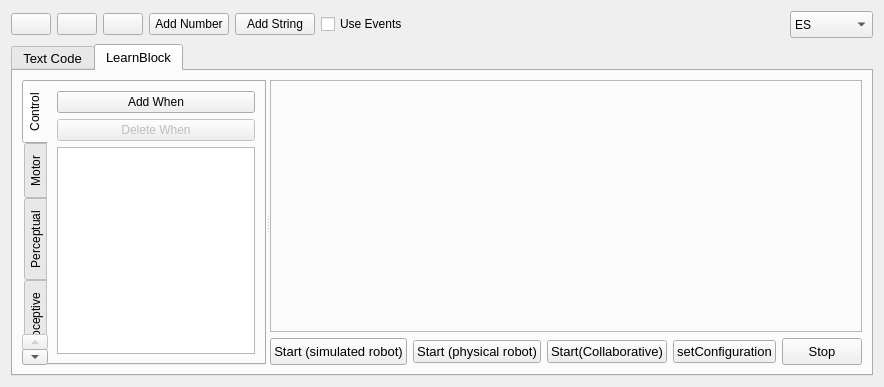
<?xml version="1.0" encoding="UTF-8"?>
<ui version="4.0">
 <class>tabs</class>
 <widget class="QWidget" name="tabs">
  <property name="geometry">
   <rect>
    <x>0</x>
    <y>0</y>
    <width>884</width>
    <height>387</height>
   </rect>
  </property>
  <property name="windowTitle">
   <string>Form</string>
  </property>
  <layout class="QVBoxLayout" name="verticalLayout_14">
   <item>
    <layout class="QHBoxLayout" name="horizontalLayout_2">
     <property name="bottomMargin">
      <number>0</number>
     </property>
     <item>
      <widget class="QPushButton" name="openpushButton">
       <property name="text">
        <string/>
       </property>
      </widget>
     </item>
     <item>
      <widget class="QPushButton" name="savepushButton">
       <property name="text">
        <string/>
       </property>
      </widget>
     </item>
     <item>
      <widget class="QPushButton" name="zoompushButton">
       <property name="text">
        <string/>
       </property>
      </widget>
     </item>
     <item>
      <widget class="QPushButton" name="addNumberpushButton">
       <property name="text">
        <string>Add Number</string>
       </property>
      </widget>
     </item>
     <item>
      <widget class="QPushButton" name="addStringpushButton">
       <property name="text">
        <string>Add String</string>
       </property>
      </widget>
     </item>
     <item>
      <widget class="QCheckBox" name="useEventscheckBox">
       <property name="text">
        <string>Use Events</string>
       </property>
      </widget>
     </item>
     <item>
      <spacer name="horizontalSpacer">
       <property name="orientation">
        <enum>Qt::Horizontal</enum>
       </property>
       <property name="sizeHint" stdset="0">
        <size>
         <width>40</width>
         <height>20</height>
        </size>
       </property>
      </spacer>
     </item>
     <item>
      <widget class="QComboBox" name="language">
       <property name="enabled">
        <bool>true</bool>
       </property>
       <property name="minimumSize">
        <size>
         <width>83</width>
         <height>27</height>
        </size>
       </property>
       <property name="maximumSize">
        <size>
         <width>85</width>
         <height>27</height>
        </size>
       </property>
       <item>
        <property name="text">
         <string>ES</string>
        </property>
       </item>
       <item>
        <property name="text">
         <string>EN</string>
        </property>
       </item>
      </widget>
     </item>
    </layout>
   </item>
   <item>
    <widget class="QTabWidget" name="Tabwi">
     <property name="font">
      <font>
       <pointsize>10</pointsize>
      </font>
     </property>
     <property name="whatsThis">
      <string>&lt;html&gt;&lt;head/&gt;&lt;body&gt;&lt;p&gt;H&lt;/p&gt;&lt;p&gt;&lt;br/&gt;&lt;/p&gt;&lt;/body&gt;&lt;/html&gt;</string>
     </property>
     <property name="tabPosition">
      <enum>QTabWidget::North</enum>
     </property>
     <property name="tabShape">
      <enum>QTabWidget::Rounded</enum>
     </property>
     <property name="currentIndex">
      <number>1</number>
     </property>
     <widget class="QWidget" name="program_text">
      <property name="enabled">
       <bool>false</bool>
      </property>
      <attribute name="title">
       <string>Text Code</string>
      </attribute>
      <layout class="QHBoxLayout" name="horizontalLayout">
       <item>
        <layout class="QVBoxLayout" name="verticalLayout_6">
         <item>
          <widget class="QLabel" name="label_3">
           <property name="text">
            <string>Program</string>
           </property>
          </widget>
         </item>
         <item>
          <widget class="QPlainTextEdit" name="textCode"/>
         </item>
        </layout>
       </item>
       <item>
        <layout class="QVBoxLayout" name="verticalLayout_5">
         <item>
          <widget class="QFrame" name="camera">
           <property name="minimumSize">
            <size>
             <width>320</width>
             <height>240</height>
            </size>
           </property>
           <property name="maximumSize">
            <size>
             <width>320</width>
             <height>240</height>
            </size>
           </property>
           <property name="frameShape">
            <enum>QFrame::StyledPanel</enum>
           </property>
           <property name="frameShadow">
            <enum>QFrame::Raised</enum>
           </property>
          </widget>
         </item>
         <item>
          <spacer name="verticalSpacer">
           <property name="orientation">
            <enum>Qt::Vertical</enum>
           </property>
           <property name="sizeHint" stdset="0">
            <size>
             <width>20</width>
             <height>40</height>
            </size>
           </property>
          </spacer>
         </item>
         <item>
          <layout class="QHBoxLayout" name="horizontalLayout_5">
           <item>
            <widget class="QPushButton" name="startTextPushButton">
             <property name="enabled">
              <bool>false</bool>
             </property>
             <property name="text">
              <string>Start</string>
             </property>
            </widget>
           </item>
           <item>
            <widget class="QPushButton" name="stoptextPushButton">
             <property name="enabled">
              <bool>false</bool>
             </property>
             <property name="text">
              <string>Stop</string>
             </property>
            </widget>
           </item>
          </layout>
         </item>
        </layout>
       </item>
      </layout>
     </widget>
     <widget class="QWidget" name="program_visual">
      <attribute name="title">
       <string>LearnBlock</string>
      </attribute>
      <layout class="QVBoxLayout" name="verticalLayout_4">
       <item>
        <widget class="QSplitter" name="splitter">
         <property name="maximumSize">
          <size>
           <width>16777215</width>
           <height>16777215</height>
          </size>
         </property>
         <property name="orientation">
          <enum>Qt::Horizontal</enum>
         </property>
         <widget class="QTabWidget" name="tabWidget_2">
          <property name="enabled">
           <bool>true</bool>
          </property>
          <property name="maximumSize">
           <size>
            <width>500</width>
            <height>16777215</height>
           </size>
          </property>
          <property name="font">
           <font>
            <pointsize>9</pointsize>
            <weight>50</weight>
            <italic>false</italic>
            <bold>false</bold>
            <strikeout>false</strikeout>
            <kerning>true</kerning>
           </font>
          </property>
          <property name="tabPosition">
           <enum>QTabWidget::West</enum>
          </property>
          <property name="currentIndex">
           <number>0</number>
          </property>
          <widget class="QWidget" name="control">
           <attribute name="title">
            <string>Control</string>
           </attribute>
           <layout class="QVBoxLayout" name="verticalLayout_12">
            <item>
             <widget class="QPushButton" name="addWhenpushButton">
              <property name="text">
               <string>Add When</string>
              </property>
             </widget>
            </item>
            <item>
             <widget class="QPushButton" name="deleteWhenpushButton">
              <property name="enabled">
               <bool>false</bool>
              </property>
              <property name="text">
               <string>Delete When</string>
              </property>
             </widget>
            </item>
            <item>
             <widget class="QTableWidget" name="tableControl">
              <property name="showGrid">
               <bool>false</bool>
              </property>
              <property name="gridStyle">
               <enum>Qt::NoPen</enum>
              </property>
             </widget>
            </item>
           </layout>
          </widget>
          <widget class="QWidget" name="move">
           <attribute name="title">
            <string>Motor</string>
           </attribute>
           <layout class="QVBoxLayout" name="verticalLayout_11">
            <item>
             <widget class="QTableWidget" name="tableMotor">
              <property name="showGrid">
               <bool>false</bool>
              </property>
              <property name="gridStyle">
               <enum>Qt::NoPen</enum>
              </property>
             </widget>
            </item>
           </layout>
          </widget>
          <widget class="QWidget" name="sensors">
           <attribute name="title">
            <string>Perceptual</string>
           </attribute>
           <layout class="QVBoxLayout" name="verticalLayout_10">
            <item>
             <widget class="QTableWidget" name="tablePerceptual">
              <property name="showGrid">
               <bool>false</bool>
              </property>
              <property name="gridStyle">
               <enum>Qt::NoPen</enum>
              </property>
             </widget>
            </item>
           </layout>
          </widget>
          <widget class="QWidget" name="operators">
           <attribute name="title">
            <string>Proprioceptive</string>
           </attribute>
           <layout class="QVBoxLayout" name="verticalLayout_9">
            <item>
             <widget class="QTableWidget" name="tablePropioperceptive">
              <property name="showGrid">
               <bool>false</bool>
              </property>
              <property name="gridStyle">
               <enum>Qt::NoPen</enum>
              </property>
             </widget>
            </item>
           </layout>
          </widget>
          <widget class="QWidget" name="vars">
           <attribute name="title">
            <string>Operators</string>
           </attribute>
           <layout class="QVBoxLayout" name="verticalLayout_7">
            <item>
             <widget class="QTableWidget" name="tableOperadores">
              <property name="showGrid">
               <bool>false</bool>
              </property>
              <property name="gridStyle">
               <enum>Qt::NoPen</enum>
              </property>
             </widget>
            </item>
           </layout>
          </widget>
          <widget class="QWidget" name="tab">
           <property name="enabled">
            <bool>true</bool>
           </property>
           <attribute name="title">
            <string>Variables</string>
           </attribute>
           <layout class="QVBoxLayout" name="verticalLayout">
            <item>
             <layout class="QVBoxLayout" name="verticalLayout_2">
              <item>
               <widget class="QPushButton" name="addVarPushButton">
                <property name="enabled">
                 <bool>true</bool>
                </property>
                <property name="text">
                 <string>Add Variable</string>
                </property>
               </widget>
              </item>
              <item>
               <widget class="QPushButton" name="deleteVarPushButton">
                <property name="enabled">
                 <bool>false</bool>
                </property>
                <property name="text">
                 <string>Delete Variable</string>
                </property>
               </widget>
              </item>
              <item>
               <widget class="QPushButton" name="pushButton_6">
                <property name="enabled">
                 <bool>false</bool>
                </property>
                <property name="text">
                 <string>Add List</string>
                </property>
               </widget>
              </item>
             </layout>
            </item>
            <item>
             <widget class="QTableWidget" name="tableVariables">
              <property name="showGrid">
               <bool>false</bool>
              </property>
              <property name="gridStyle">
               <enum>Qt::NoPen</enum>
              </property>
             </widget>
            </item>
           </layout>
          </widget>
          <widget class="QWidget" name="tab_2">
           <attribute name="title">
            <string>User functions</string>
           </attribute>
           <layout class="QVBoxLayout" name="verticalLayout_13">
            <item>
             <layout class="QVBoxLayout" name="verticalLayout_8">
              <item>
               <widget class="QPushButton" name="createFunctionsPushButton">
                <property name="enabled">
                 <bool>true</bool>
                </property>
                <property name="text">
                 <string>Create Functions</string>
                </property>
               </widget>
              </item>
              <item>
               <widget class="QPushButton" name="deleteFuntionsPushButton">
                <property name="enabled">
                 <bool>false</bool>
                </property>
                <property name="text">
                 <string>Delete Functions</string>
                </property>
               </widget>
              </item>
             </layout>
            </item>
            <item>
             <widget class="QTableWidget" name="tableUserfunctions">
              <property name="showGrid">
               <bool>false</bool>
              </property>
              <property name="gridStyle">
               <enum>Qt::NoPen</enum>
              </property>
             </widget>
            </item>
           </layout>
          </widget>
         </widget>
         <widget class="QWidget" name="layoutWidget">
          <layout class="QVBoxLayout" name="verticalLayout_3">
           <item>
            <widget class="QFrame" name="frame">
             <property name="frameShape">
              <enum>QFrame::StyledPanel</enum>
             </property>
             <property name="frameShadow">
              <enum>QFrame::Raised</enum>
             </property>
            </widget>
           </item>
           <item>
            <layout class="QHBoxLayout" name="horizontalLayout_4">
             <item>
              <widget class="QPushButton" name="startPushButton">
               <property name="maximumSize">
                <size>
                 <width>16777215</width>
                 <height>27</height>
                </size>
               </property>
               <property name="text">
                <string>Start (simulated robot)</string>
               </property>
              </widget>
             </item>
             <item>
              <widget class="QPushButton" name="startPRPushButton">
               <property name="text">
                <string>Start (physical robot)</string>
               </property>
              </widget>
             </item>
             <item>
              <widget class="QPushButton" name="startCollaborative">
               <property name="text">
                <string>Start(Collaborative)</string>
               </property>
              </widget>
             </item>
             <item>
              <widget class="QPushButton" name="pushButton_2">
               <property name="text">
                <string>setConfiguration</string>
               </property>
              </widget>
             </item>
             <item>
              <widget class="QPushButton" name="stopPushButton">
               <property name="maximumSize">
                <size>
                 <width>16777215</width>
                 <height>27</height>
                </size>
               </property>
               <property name="text">
                <string>Stop</string>
               </property>
              </widget>
             </item>
            </layout>
           </item>
          </layout>
         </widget>
        </widget>
       </item>
      </layout>
     </widget>
    </widget>
   </item>
  </layout>
 </widget>
 <resources/>
 <connections/>
</ui>
